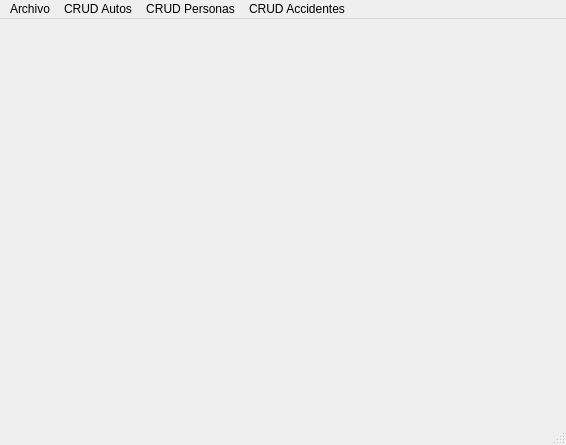
<?xml version="1.0" encoding="UTF-8"?>
<ui version="4.0">
 <class>VentanaPrincipal</class>
 <widget class="QMainWindow" name="VentanaPrincipal">
  <property name="geometry">
   <rect>
    <x>0</x>
    <y>0</y>
    <width>566</width>
    <height>445</height>
   </rect>
  </property>
  <property name="windowTitle">
   <string>Sistema de Gestión de Seguros ZANGARITA SRL</string>
  </property>
  <widget class="QWidget" name="centralwidget"/>
  <widget class="QMenuBar" name="menubar">
   <property name="geometry">
    <rect>
     <x>0</x>
     <y>0</y>
     <width>566</width>
     <height>26</height>
    </rect>
   </property>
   <widget class="QMenu" name="menuArchivo">
    <property name="title">
     <string>Archivo</string>
    </property>
    <addaction name="actionSalir"/>
   </widget>
   <widget class="QMenu" name="menuCRUD_Autos">
    <property name="title">
     <string>CRUD Autos</string>
    </property>
    <addaction name="actionAutos"/>
   </widget>
   <widget class="QMenu" name="menuCRUD_Personas">
    <property name="title">
     <string>CRUD Personas</string>
    </property>
    <addaction name="actionPersonas"/>
    <addaction name="separator"/>
    <addaction name="actionSiniestros"/>
   </widget>
   <widget class="QMenu" name="menuCRUD_Accidentes">
    <property name="title">
     <string>CRUD Accidentes</string>
    </property>
    <addaction name="actionAccidentes"/>
   </widget>
   <addaction name="menuArchivo"/>
   <addaction name="menuCRUD_Autos"/>
   <addaction name="menuCRUD_Personas"/>
   <addaction name="menuCRUD_Accidentes"/>
  </widget>
  <widget class="QStatusBar" name="statusbar"/>
  <action name="actionSalir">
   <property name="text">
    <string>Salir</string>
   </property>
   <property name="shortcut">
    <string>Ctrl+Q</string>
   </property>
  </action>
  <action name="actionAutos">
   <property name="text">
    <string>Autos</string>
   </property>
  </action>
  <action name="actionPersonas">
   <property name="text">
    <string>Personas</string>
   </property>
  </action>
  <action name="actionInformes">
   <property name="text">
    <string>Informes</string>
   </property>
  </action>
  <action name="actionSiniestros">
   <property name="text">
    <string>Siniestros</string>
   </property>
  </action>
  <action name="actionAccidentes">
   <property name="text">
    <string>Accidentes</string>
   </property>
  </action>
 </widget>
 <resources/>
 <connections/>
</ui>
